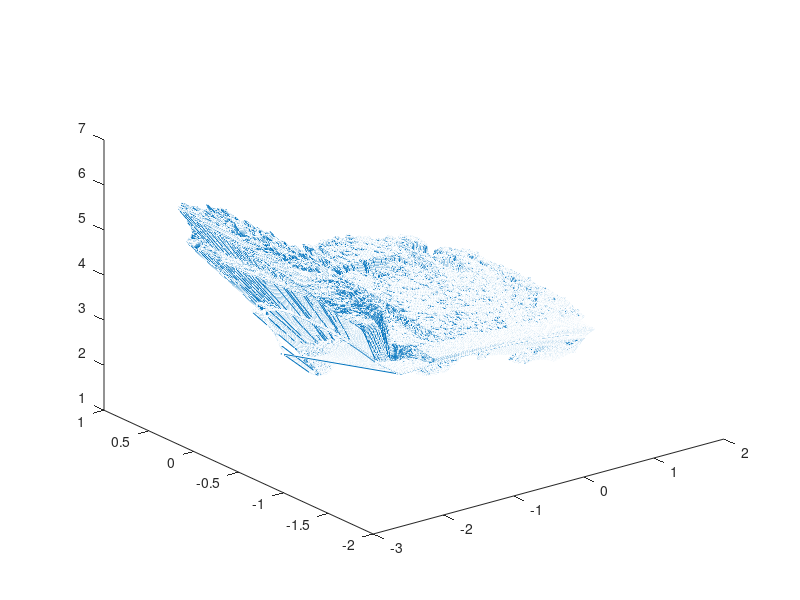

The MATLAB script that drew this image:
% Depth Intrinsic Parameters
fx_d = 5.8262448167737955e+02;
fy_d = 5.8269103270988637e+02;
px_d = 3.1304475870804731e+02;
py_d = 2.3844389626620386e+02;

% Rotation
R = -[ 9.9997798940829263e-01, 5.0518419386157446e-03, ...
   4.3011152014118693e-03, -5.0359919480810989e-03, ...
   9.9998051861143999e-01, -3.6879781309514218e-03, ...
   -4.3196624923060242e-03, 3.6662365748484798e-03, ...
   9.9998394948385538e-01 ];

R = reshape(R, [3 3]);
R = inv(R');

% 3D Translation
t_x = 2.5031875059141302e-02;
t_z = -2.9342312935846411e-04;
t_y = 6.6238747008330102e-04;

%a
load('rgbd.mat');
K = [fx_d 0 px_d; 0 fy_d py_d; 0 0 1];

xyz = zeros(480, 640, 3);
for x = 1:640
    for y = 1:480
        w = depth(y,x);
        wx = w*x;
        wy = w*y;
        coor = linsolve(K, [wx; wy; w]);
        xyz(y,x,:) = coor;
    end
end
x = reshape(xyz(:, :, 1), [1, 480*640]);
y = reshape(xyz(:, :, 2), [1, 480*640]);
z = reshape(xyz(:, :, 3), [1, 480*640]);
figure; plot3(x, y, z);

%b
[y1,x1] = find(labels==1);
[y2,x2] = find(labels==2);
[y3,x3] = find(labels==3);
[y4,x4] = find(labels==4);

xyz1 = zeros(size(x1, 1), 3);
for i = 1:size(x1, 1)
    xyz1(i,:) = xyz(y1(i), x1(i), :);
end
avgxyz1 = mean(xyz1, 1);
d1 = norm(avgxyz1);
h1 = (-1)*avgxyz1(2);

xyz2 = zeros(size(x2, 1), 3);
for i = 1:size(x2, 1)
    xyz2(i,:) = xyz(y2(i), x2(i), :);
end
avgxyz2 = mean(xyz2, 1);
d2 = norm(avgxyz2);
h2 = (-1)*avgxyz2(2);

xyz3 = zeros(size(x3, 1), 3);
for i = 1:size(x3, 1)
    xyz3(i,:) = xyz(y3(i), x3(i), :);
end
avgxyz3 = mean(xyz3, 1);
d3 = norm(avgxyz3);
h3 = (-1)*avgxyz3(2);

xyz4 = zeros(size(x4, 1), 3);
for i = 1:size(x4, 1)
    xyz4(i,:) = xyz(y4(i), x4(i), :);
end
avgxyz4 = mean(xyz4, 1);
d4 = norm(avgxyz4);
h4 = (-1)*avgxyz4(2);
